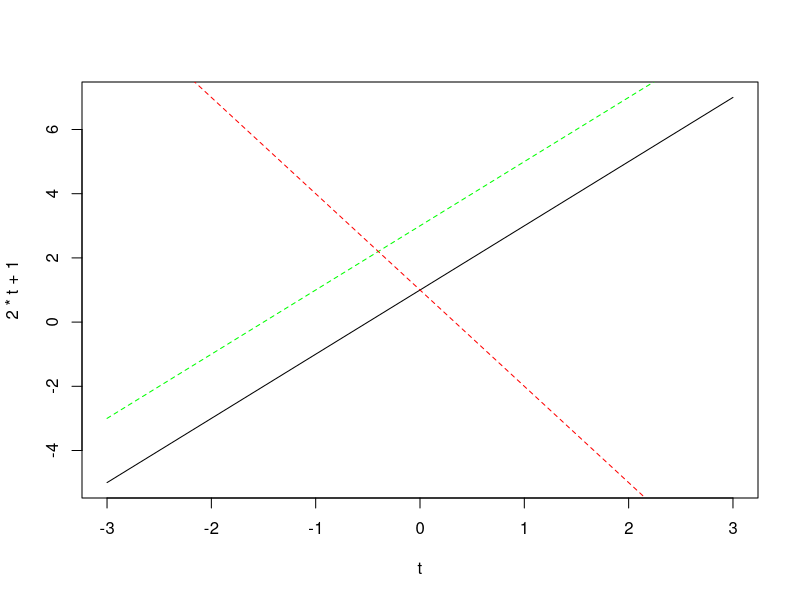
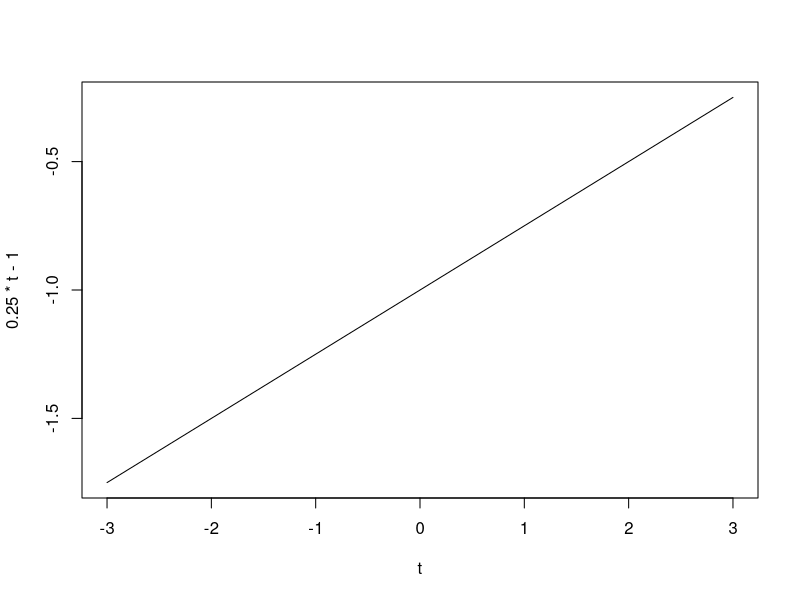
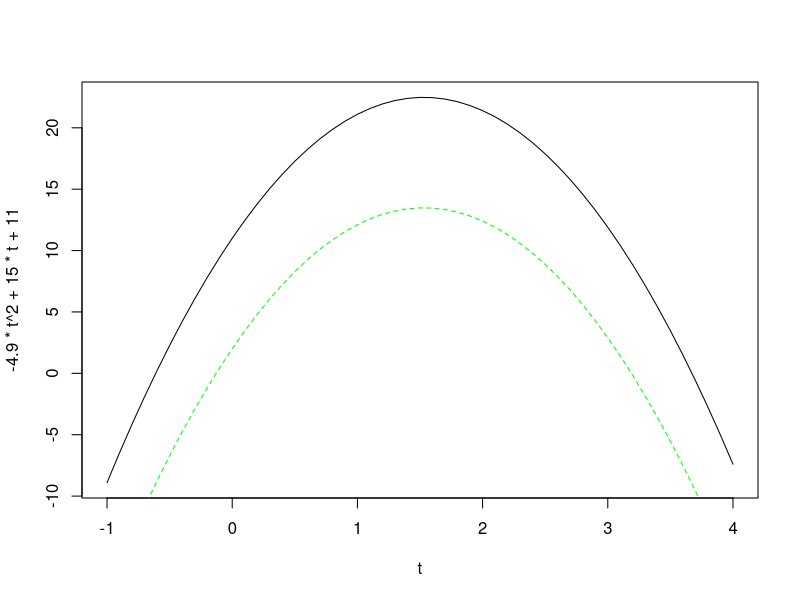
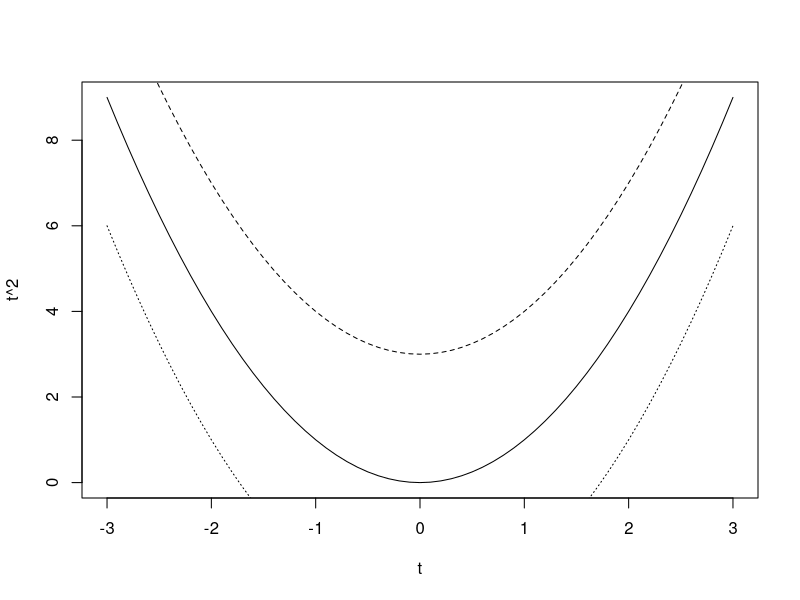
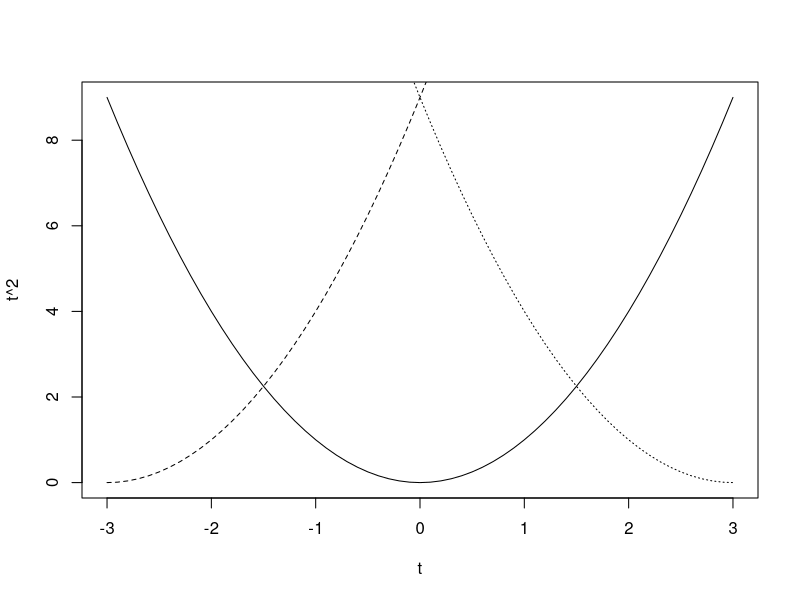
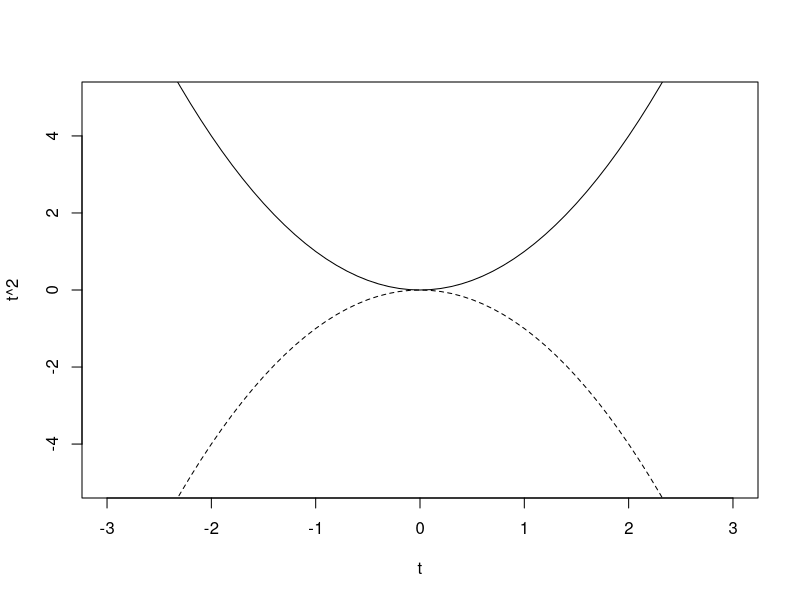
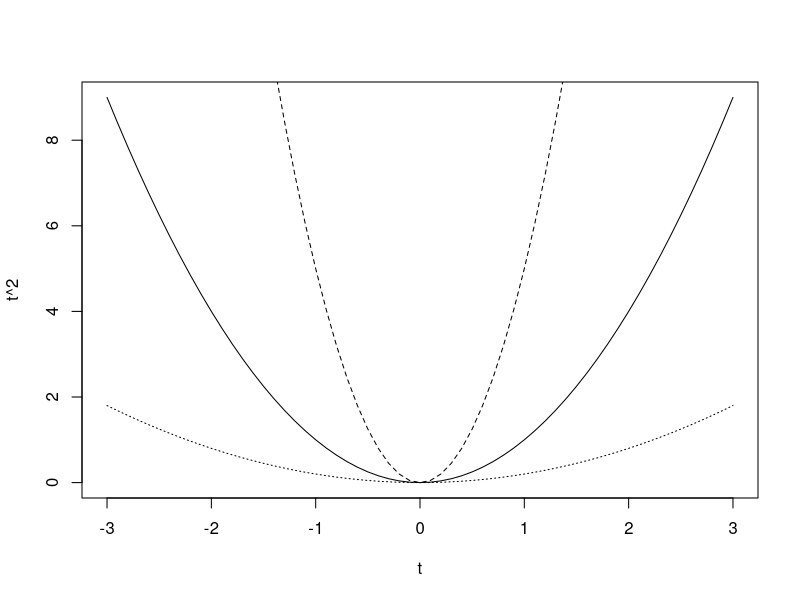
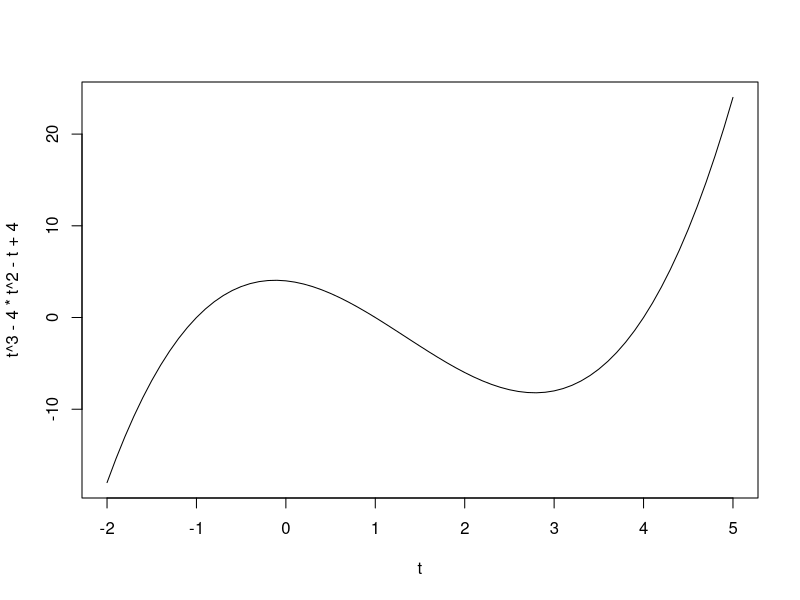

Recreate these plots in R, in order. (Note: this script raises an error after producing the figures.)
# RFunctionTutorialAns.R

#QRQ 1
t = seq(-3, 3, 0.1)
plot(t, 2*t + 1, type = "l")
lines(t, 2*t + 3, col="green", lty="dashed")
# Moves graph up or down.
lines(t, -3*t + 1, col="red", lty="dashed")
# Changes the pitch of the line
plot(t, 0.25 * t - 1, type = "l")

#QRQ 2
t = seq(-1, 4, 0.1)
plot(t, -4.9*t^2 + 15*t + 11, type="l")
lines(t, -4.9*t^2 + 15*t + 2, col="green", lty="dashed", type="l")
# c.  About t = 1.5
# d. Changes the concavity:  Positive coefficient for makes
# the graph concave up; negative, down.  Rotates the graph around
# the x-axis

#QRQ 3
t = seq(-3, 3, 0.1)
plot(t, t^2, type="l")
lines(t, t^2 + 3, lty="dashed", type="l")
lines(t, t^2 - 3, lty="dotted", type="l")
# b. Moves the graph up and changes the y-intercept
# c. Moves the graph down and changes the y-intercept
plot(t, t^2, type="l")
lines(t, (t + 3)^2, lty="dashed", type="l")
lines(t, (t - 3)^2, lty="dotted", type="l")
# e. Moves the graph to the left
# f. Moves the graph to the right
plot(t, t^2, ylim=c(-5,5), type="l")
lines(t, -t^2, lty="dashed", type="l")
# h. Rotates the graph around the x-axis
plot(t, t^2, type="l")
lines(t, 5*t^2, lty="dashed", type="l")
lines(t, 0.2*t^2, lty="dotted", type="l")
# j. Makes graph thinner
# k. Makes graph more spread out

#QRQ 4
#a.
t = seq(-2, 5, 0.1)
plot(t, t^3 - 4*t^2 - t + 4, type="l")
#b. Infinity
#c. Minus infinity
#d. lines(t, -t^3 + 4*t^2 + t + 4, lwd = 3, lty = "dashed")
#e. Minus infinity
#f. Infinity

#QRQ 5
#a.
t = seq(0, 3, 0.01)
plot(t, sqrt(t), type="l")
#b.
t = seq(5, 8, 0.01)
plot(t, sqrt(t - 5), type="l")
#c.
t = seq(0, 3, 0.01)
plot(t, sqrt(t) + 3, type="l")
#d.
plot(t, -sqrt(t), type="l")
#e.
plot(t, 2*sqrt(t), type="l")

#QRQ 6
#a.
u = function (t) 500*exp(0.12*t)
#b.
t = seq(0, 10, 0.1)
plot(t, u(t), type="l")
#c.  The function with continuous rate 14% rises the fastest.
lines(t, 500*exp(0.13*t), lwd = 3, lty = "dashed")
lines(t, 500*exp(0.14*t), lwd = 3, lty = "dotted")
#d.
r = 0.12/log(4)
u = function (t) 500*4^(r*t)

#QRQ 7
#a.
v = function (t) 5*exp(-0.82 * t)
#b.
plot(t, v(t), type = "l")
#c.
lines(t, v(t) + 1, lty = "dashed")
#d. Adds 7 to each y-coordinate; moves graph up by 7
#e. 0
#f. 7
#g.
plot(t, v(t), type = "l", ylim = c(-5, 5))
lines(t, -v(t), type = "l", lty = "dashed")
#h. Rotates graph around t-axis
#i.
plot(t, v(t), type = "l", ylim = c(0, 8))
lines(t, 7 - v(t), type = "l", lty = "dashed")
#j. 7
#k. 2

#QRQ 8
#a.
f = function (t) 12*t*exp(-2*t)
t = seq(0, 5, 0.01) # smaller step size to smooth out curve
plot(t, f(t), type = "l")
#b. t
#c. exp(-2*t)

#QRQ 9
#a.
log2(8)
#b. e^y = 7
#c.
log(exp(5.3))
#d.
10^log10(5.3)

#QRQ10
#a.
p = function (M, P0, r) M*P0/((M - P0)*exp(-r*t) + P0)
t = seq(0, 16, 0.1)
plot(t, p(1000, 20, 0.5, t), type = "l")
#b.
lines(t, p(1000, 100, 0.5, t), type = "l", lty = "dashed")
lines(t, p(1000, 200, 0.5, t), type = "l", lty = "dotted")
#c. larger P0 values the initial heights (at time 0) higher
#d.
plot(t, p(1000, 20, 0.2, t), type = "l")
lines(t, p(1000, 20, 0.5, t), type = "l", lty = "dashed")
lines(t, p(1000, 20, 0.8, t), type = "l", lty = "dotted")
#e. larger r values make graph steeper
#f.
plot(t, p(1000, 20, 0.5, t), type = "l", ylim = c(0, 2000))
lines(t, p(1300, 20, 0.5, t), type = "l", lty = "dashed")
lines(t, p(2000, 20, 0.5, t), type = "l", lty = "dotted")
#g. graph approaches M value as t goes to infinity
# Larger M values make graphs go to higher values

#QRQ 11
#a.
0.8/0.6
#b.
sin(pi/3)
#c. -infinity to infinity
#d. -1 to 1, inclusive
#e. 2*pi
#f.
#g. positive
#h. positive
#i. negative
#j. negative

#QRQ 12
#a.
cos(0)
#b.
cos(pi/2)
#c.
cos(pi)
#d.
cos(2*pi/2)
#e.
cos(pi/3)
#f. 1
#g. -1
#h. set of all real numbers
#i. 2*pi
#j. positive
#k. negative
#l. negative
#m. positive

#QRQ 13.
#a.
t = seq(0, 2*pi, 0.01) # smaller step size to have smoother curve
plot(t, sin(t), type = "l")
lines(t, sin(7*t), type = "l", lty = "dashed")
#b.
t = seq(0, 6*pi, 0.01)
plot(t, sin(t), type = "l", ylim = c(-5,5))
lines(t, 5*sin(t/3), type = "l", lty = "dashed")
#c.
t = seq(0, 2*pi, 0.01)
plot(t, sin(t), type = "l", ylim = c(-2, 4))
lines(t, 3*sin(t) + 1, type = "l", lty = "dashed")
#d.
plot(t, sin(t), type = "l", ylim = c(-4, 4))
lines(t, 4*sin(2*t + pi/6), type = "l", lty = "dashed")
#e.
plot(t, cos(t), type = "l", ylim = c(-4, 4))
lines(t, 3*cos(2*t + pi/5), type = "l", lty = "dashed")
#f.
plot(t, sin(5*t), type = "l")
lines(t, exp(-t)*sin(5*t), type = "l", lty = "dashed")

#QRQ 14
#a.
tan(pi/3)
#b.
tan(0)
#c.
tan(pi)
#d.
tan(pi/2)
#e. infinity
#f. -infinity
#g. undefined
tan(-pi/2)
#h. -infinity
#i. infinity
#j. set of all real numbers
#k. -3*pi/2, -pi/2, pi/2, 3*pi/2
#l. For example, 5*pi/4
#m. For example, 7*pi/4
#n. pi